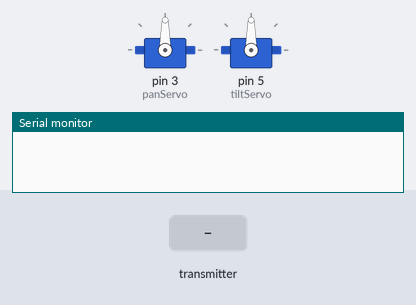
The sketch below on a simulated Arduino Pro Mini, built with avr-gcc and run on an emulated ATmega328P. Shown: 2 × servo, the last lines printed to the serial monitor. The test bench sets the inputs (shaded band). No radio packets arrive unless stated.

Above: at 1.2 s.
1.3 s: the transmitter starts sending pitch = 25
At 2.2 s:
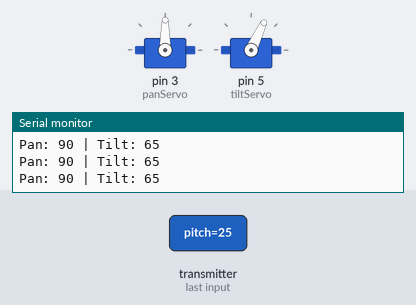
3.0 s: the transmitter starts sending yaw = 100
At 3.8 s:
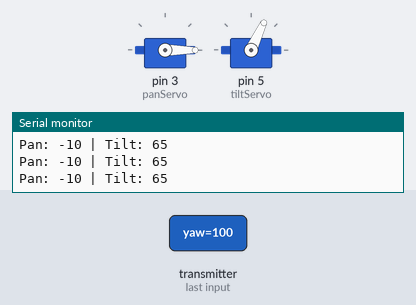
4.5 s: the transmitter starts sending pitch = 0
At 5.9 s:
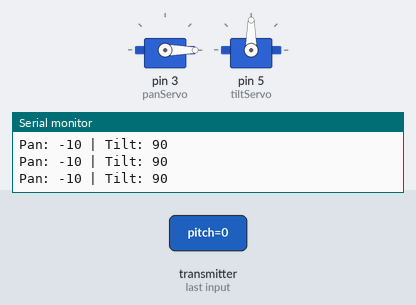
6.2 s: the transmitter starts sending yaw = 25
At 7.4 s:
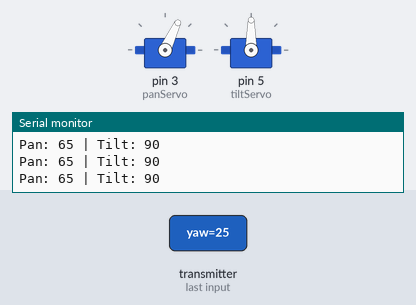
7.7 s: the transmitter starts sending pitch = 50
At 9.0 s:
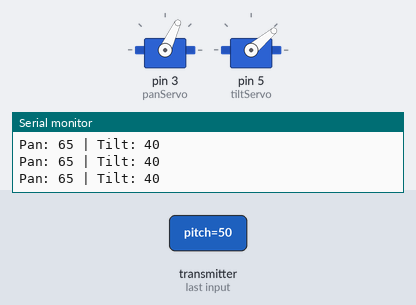
10.7 s: the transmitter starts sending yaw = 0
At 11.0 s:
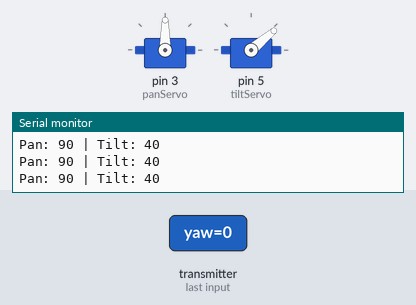
Timing chart, 0 to 13.2 s (numbered marks = the images above; inputs shaded):
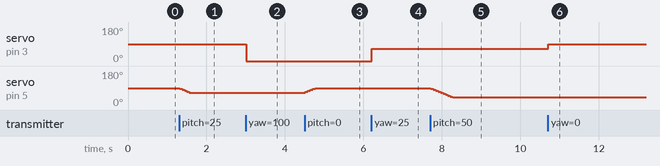

Measured:
- after the input at 1.3 s, servo on pin 5 (tiltServo): moves from 90° to 65° over 0.25 s, starting at once
- after the input at 3.0 s, servo on pin 3 (panServo): 90° → 0° at once
- after the input at 4.5 s, servo on pin 5 (tiltServo): moves from 65° to 90° over 0.25 s, starting at once
- after the input at 6.2 s, servo on pin 3 (panServo): 0° → 65° at once
- after the input at 7.7 s, servo on pin 5 (tiltServo): moves from 90° to 40° over 0.56 s, starting at once
- after the input at 10.7 s, servo on pin 3 (panServo): 65° → 90° at once

The sketch:

Receiver.ino
```cpp
/*
 * Transmitter Code for FPV Head Tracker Transmitter Unit
 * Created by: <-- LOKESH SANJAY SAWANKAR -->
 * Project Description: A DIY FPV Head Tracker device using NRF24L01 transceiver, MPU6050 sensor, servos, and Arduino Pro Mini.
 * For mounting to FPV Headset and controlling the FPV Head-tracking Camera Pan and Tilt unit.
 */


#include <SPI.h>
#include <RF24.h>
#include <Servo.h>

// NRF24L01
RF24 radio(9, 10); // CE, CSN pins for NRF24L01
const byte address[6] = "00001";

// Servos
Servo panServo;
Servo tiltServo;

// Data received
struct Data_Packet {
  float pitch;
  float yaw;
};

Data_Packet data;

int lastTiltAngle = 90; // Initialize tilt angle (neutral position)

// Smoothness factor for tilt movement (smaller = smoother)
int smoothFactor = 5;

void setup() {
  Serial.begin(9600);

  // Initialize NRF24L01
  radio.begin();
  radio.openReadingPipe(0, address);
  radio.setPALevel(RF24_PA_MIN);
  radio.startListening();

  // Attach servos
  panServo.attach(3);  // Pin connected to pan servo
  tiltServo.attach(5); // Pin connected to tilt servo
}

void loop() {
  // Check for data
  if (radio.available()) {
    radio.read(&data, sizeof(data));

    // Map and move servos based on pitch and yaw
    int panAngle = map(data.yaw, -90, 90, 180, 0);   // Adjust range as needed
    int targetTiltAngle = map(data.pitch, -90, 90, 180, 0); // Adjust range as needed

    // Smoothly move tilt servo
    if (abs(targetTiltAngle - lastTiltAngle) > smoothFactor) {
      if (targetTiltAngle > lastTiltAngle) {
        lastTiltAngle += smoothFactor;
      } else {
        lastTiltAngle -= smoothFactor;
      }
    } else {
      lastTiltAngle = targetTiltAngle; // If within smoothFactor, set directly
    }

    panServo.write(panAngle);
    tiltServo.write(lastTiltAngle);

    Serial.print("Pan: ");
    Serial.print(panAngle);
    Serial.print(" | Tilt: ");
    Serial.println(lastTiltAngle);
  }

  delay(20); // Adjust for smoother movement
}
```
